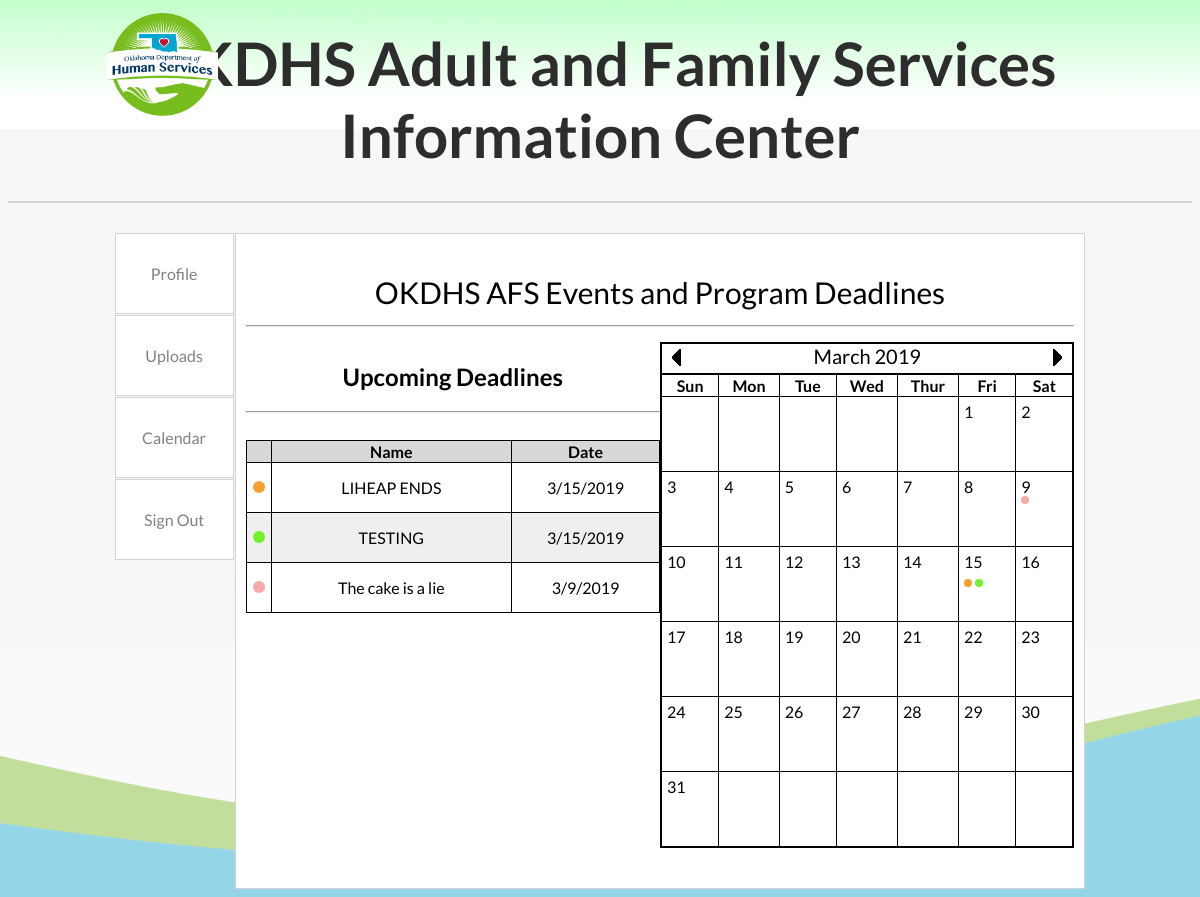
The app's page /calendar?month=3&year=2019 with its own data.
### tables this page shows
CREATE TABLE "Calendar" (
	"UUID_Calendar"	INTEGER NOT NULL PRIMARY KEY AUTOINCREMENT UNIQUE,
	"Event_Name"	TEXT NOT NULL UNIQUE,
	"Event_Description"	TEXT NOT NULL,
	"Color"	TEXT NOT NULL DEFAULT '#ffffff',
	"User_UID"	INTEGER NOT NULL DEFAULT -1,
	"Date"	NUMERIC NOT NULL DEFAULT '2000-01-01',
	"Event_Date_Year"	INTEGER DEFAULT 2000,
	"Event_Date_Month"	INTEGER DEFAULT 01,
	"Event_Date_Day"	INTEGER DEFAULT 01
);

### FlaskWebProject/userViews.py (the view)
@bp.route('/calendar', methods=('GET', 'POST'))
def calendar():
	from FlaskWebProject.calendar_module import generateCal
	from FlaskWebProject.calendar_module import nameOfMonth
	y = request.args.get('year')
	m = request.args.get('month')
	if y is None:
		y = datetime.now().year
	else:
		y = int(y)
	if m is None:
		m = datetime.now().month
	else:
		m = int(m)
	nm = (m % 12) + 1
	pm = (m - 1) % 12 if m != 1 else 12
	if m == 12:
		ny = y + 1
		py = y
	elif m == 1:
		ny = y
		py = y - 1
	else:
		ny = y
		py = y
	queryStr = 'SELECT * FROM Calendar WHERE Event_Date_Month=? AND Event_Date_Year=? AND (User_UID=? OR User_UID=?);'
	if g.user is None:
		queryResult = query_db(queryStr, (m, y, -1, -1))
	else:
		queryResult = query_db(queryStr, (m, y, g.user['UID_Users'], -1))
	return render_template(
		'userViews/calendar.html',
		title='Calendar',
		year=y,
		month=m,
		monthName=nameOfMonth(m),
		calData=generateCal(m,y),
		currDate=datetime.now(),
		nextMonth=nm,
		prevMonth=pm,
		nextYear=ny,
		prevYear=py,
		deadlines=queryResult
		)

### FlaskWebProject/auth.py (called while the page is built)
@bp.before_app_request
def load_logged_in_user():
	user_id = session.get('user_id')
	if user_id is None:
		g.user = None
	else:
		sqlQuery = 'SELECT * FROM Users WHERE UID_Users = ?'
		from . import db
		database = db.getDB()
		g.user = database.execute(sqlQuery, (user_id,)).fetchone()

### FlaskWebProject/calendar_module.py (called while the page is built)
def generateCal(month = datetime.now().month, year = datetime.today().year):
	row = [[0 for i in range(7)] for j in range(6)]
	dayNum = 1
	for i in range(6):
		tempDate =  datetime(year, month, dayNum)
		dayOfWeek = remapWeekDay(tempDate.weekday())
		for j in range(dayOfWeek, 7):
			row[i][j] = dayNum
			dayNum += 1
			if dayNum > checkMaxDay(month, year):
				return row

def checkMaxDay(month, year):
	if year % 4 == 0:
		if month == 2:
			return 29
	else:
		if month == 2:
			return 28
	if month == 4 or month == 6 or month == 9 or month == 11:
		return 30
	else:
		return 31

def remapWeekDay(i):
	if i == 6:
		return 0
	else:
		return i + 1

def nameOfMonth(monthNum):
	switch = {
		1: "January",
        2: "February",
        3: "March",
        4: "April",
        5: "May",
        6: "June",
        7: "July",
        8: "August",
        9: "September",
        10: "October",
        11: "November",
        12: "December"
    }
	return switch.get(monthNum, 'invaild month number')

### FlaskWebProject/db.py (called while the page is built)
def getDB():
	if 'db' not in g:
		g.db = sqlite3.connect(current_app.config['DATABASE'], detect_types = sqlite3.PARSE_DECLTYPES)
		g.db.row_factory = sqlite3.Row
	return g.db

def closeDB(e=None):
	db = g.pop('db', None)
	if db is not None:
		db.close()

def query_db(query, args=(), one=False):
	cur = getDB().execute(query, args)
	rv = cur.fetchall()
	cur.close()
	closeDB()
	return (rv[0] if rv else None) if one else rv

### FlaskWebProject/templates/userViews/calendar.html
﻿{% extends "layout.html" %}
{% block content %}
	<link rel="stylesheet" type="text/css" href="/static/content/site.css" />
	<div class="page-header">
		<h>OKDHS AFS Events and Program Deadlines</h>
		<hr />
	</div>
	<div class="hidden-container">
		<div class="calendar-container">
			<div class="calendar">
				<div class="calendar-date">
						<a style="position: absolute; top: 5px; left: 10px;" href="{{ url_for('userViews.calendar') }}?month={{ prevMonth }}&year={{ prevYear }}"> <img src="/static/img/left_arrow.png"> </a>
						{{ monthName }} {{ year }}
						<a style="position: absolute; top: 5px; right: 10px" href="{{ url_for('userViews.calendar') }}?month={{ nextMonth }}&year={{ nextYear }}"> <img src="/static/img/right_arrow.png"> </a>
				</div>
				<table style="border-collapse: collapse;">
					<tr style="border: 1px solid black;">
						<th>Sun</th>
						<th>Mon</th>
						<th>Tue</th>
						<th>Wed</th>
						<th>Thur</th>
						<th>Fri</th>
						<th>Sat</th>
					</tr>
					{% for row in calData %}
						<tr>
							{% for data in row %}
								{% if data != 0 %}
									{% if data == currDate.day and year == currDate.year and month == currDate.month %}
										<td class="calendar-node-today">
									{% else %}
										<td class="calendar-node-not-today">
									{% endif %}
											{{ data }}
											<div>
												{% for deadline in deadlines %}
													{% if deadline.Event_Date_Day == data %}
														<span style="background-color: {{deadline.Color}}; height: 8px; width: 8px; border-radius: 50%; display: inline-block;"></span>
													{% endif %}
												{% endfor %}
											</div>
										</td>
								{% else %}
									<td class="calendar-node">
									</td>
								{% endif %}
							{% endfor %}
						</tr>
					{% endfor %}
				</table>
			</div>
		</div>
		<div class="deadline-container">
			<div class="deadlines">
				<div style="text-align: center;">
					<h2>Upcoming Deadlines</h2>
					<hr />
					<br />
				</div>
				<table style="border: 1px solid black;">
					<tr style="background: #d8d8d8;">
						<th></th>
						<th style="width: 250px;">Name</th>
						<th style="text-align: center; width: 150px; border-left: 1px solid black;">Date</th>
					</tr>
					{% for deadline in deadlines %}
						<tr>
							<td>
								<span style="margin: 0px 5px 0px 5px; background-color: {{deadline.Color}}; height: 12px; width: 12px; border-radius: 50%; display: inline-block;"></span>
							</td>
							<td>{{ deadline.Event_Name|e }}</td>
							<td style="text-align: center; border-left: 1px solid black;">
								{{ deadline.Event_Date_Month }}/{{ deadline.Event_Date_Day }}/{{ deadline.Event_Date_Year }}
							</td>
						</tr>
					{% endfor %}
				</table>
			</div>
		</div>
	</div>
{% endblock content %}

### FlaskWebProject/static/content/site.css (style rules this page uses)
html, body { max-width: 100%; overflow-x: hidden; }
html { overflow: scroll; overflow-x: hidden; }
html { text-align: center; }
body { font-family: 'Lato', sans-serif; }
a { color: black; }
@media only screen and (min-width: 901px) { body { background-color: #f7f7f7; } }
@media only screen and (min-width: 901px) { .calendar-node-not-today { width: 75; height: 75; text-align: left; vertical-align: top; border: 1px solid black; padding: 5px; } }
@media only screen and (min-width: 901px) { .calendar-node { width: 75; height: 75; text-align: left; vertical-align: top; border: 1px solid black; padding: 5px; } }
@media only screen and (min-width: 901px) { .deadline-container tr:nth-child(odd) { background-color: #efefef; } }
@media only screen and (min-width: 901px) { .deadline-container td { height: 50px; } }
@media only screen and (min-width: 901px) { .page-header { text-align: center; font-size: 30px; } }
@media only screen and (min-width: 901px) { .hidden-container { overflow: hidden; } }
@media only screen and (min-width: 901px) { .deadline-container { float: left; width: 50%; display: flex; justify-content: center; align-items: center; } }
@media only screen and (min-width: 901px) { .calendar-container { float: right; width: 50%; display: flex; justify-content: center; align-items: center; } }
@media only screen and (min-width: 901px) { .calendar { display: inline-block; border: 1px solid black; } }
@media only screen and (min-width: 901px) { .deadlines { display: inline-block; } }
@media only screen and (min-width: 901px) { .calendar-date { border: 1px solid black; font-size: 20px; position: relative; height: 29px; text-align: center; } }
@media only screen and (min-width: 901px) { table { width: 100%; border-collapse: collapse; padding: 5px; } }
@media only screen and (min-width: 901px) { table, th, td { border: 1px solid black; } }
@media only screen and (min-width: 901px) { td { text-align: center; } }

### records on screen
Calendar: Event_Name "The cake is a lie", Event_Date_Month "3", Event_Date_Day "9", Event_Date_Year "2019"
Calendar: Event_Name "LIHEAP ENDS", Event_Date_Month "3", Event_Date_Day "15", Event_Date_Year "2019"
Calendar: Event_Name "TESTING", Event_Date_Month "3", Event_Date_Day "15", Event_Date_Year "2019"

### other values on screen
{{ monthName }} "March"
{{ year }} "2019"
{{ data }} "1" "2" "3" "4" "5" "6" "7" "8" "9" "10" "11" "12" "13" "14" "15" "16" "17" "18" "19" "20" "21" "22" "23" "24" "25" "26" "27" "28" "29" "30" "31"
